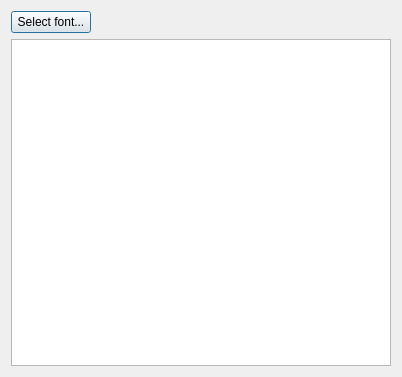
<?xml version="1.0" encoding="UTF-8"?>
<ui version="4.0">
 <class>textViewer</class>
 <widget class="QDialog" name="textViewer">
  <property name="geometry">
   <rect>
    <x>0</x>
    <y>0</y>
    <width>402</width>
    <height>377</height>
   </rect>
  </property>
  <property name="windowTitle">
   <string/>
  </property>
  <layout class="QGridLayout" name="gridLayout">
   <item row="1" column="0" colspan="2">
    <widget class="QTextEdit" name="textEdit"/>
   </item>
   <item row="0" column="0">
    <widget class="QPushButton" name="SelectFontButton">
     <property name="text">
      <string>Select font...</string>
     </property>
    </widget>
   </item>
   <item row="0" column="1">
    <spacer name="horizontalSpacer">
     <property name="orientation">
      <enum>Qt::Horizontal</enum>
     </property>
     <property name="sizeHint" stdset="0">
      <size>
       <width>40</width>
       <height>20</height>
      </size>
     </property>
    </spacer>
   </item>
  </layout>
 </widget>
 <resources/>
 <connections/>
</ui>
